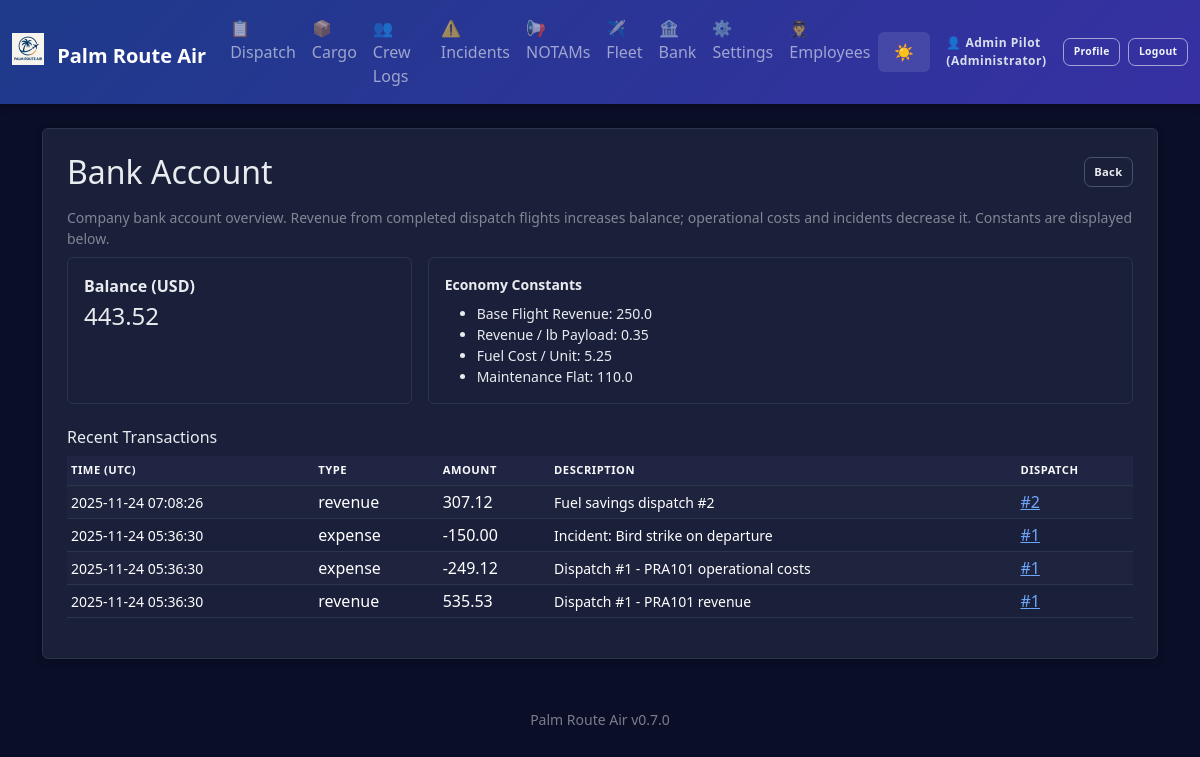
Screenshot of /economy (signed in) with the database file from the repository.
### app.py (models this page shows, shortened)
class AppSettings(db.Model):
    id = db.Column(db.Integer, primary_key=True)
    company_name = db.Column(db.String(100), default='Palm Route Air')
    logo_filename = db.Column(db.String(120))  # stored in static/logos/
    difficulty = db.Column(db.String(20), default='Normal')  # Easy, Normal, Hard, Realistic
    realism_fuel_variance = db.Column(db.Float, default=0.05)  # ±5% revenue jitter
    realism_destination_penalty = db.Column(db.Float, default=0.25)  # 25% penalty for missed destination
    currency_symbol = db.Column(db.String(5), default='$')
    distance_unit = db.Column(db.String(10), default='NM')  # NM or KM
    weight_unit = db.Column(db.String(10), default='lbs')  # lbs or kg
    show_workflow_help = db.Column(db.Integer, default=1)  # 1 = show, 0 = hide

class Employee(db.Model):
    id = db.Column(db.Integer, primary_key=True)
    name = db.Column(db.String(100), nullable=False)
    email = db.Column(db.String(120), unique=True)
    role = db.Column(db.String(50), default='Pilot')
    hire_date = db.Column(db.Date, default=datetime.date.today)
    active = db.Column(db.Integer, default=1)
    password_hash = db.Column(db.String(255))

class CompanyAccount(db.Model):
    id = db.Column(db.Integer, primary_key=True)
    balance = db.Column(db.Float, default=0.0)
    currency = db.Column(db.String(10), default='USD')

class Transaction(db.Model):
    id = db.Column(db.Integer, primary_key=True)
    timestamp = db.Column(db.DateTime, default=datetime.datetime.utcnow)
    type = db.Column(db.String(20))  # 'revenue' or 'expense'
    amount = db.Column(db.Float)
    description = db.Column(db.String(200))
    dispatch_release_id = db.Column(db.Integer, db.ForeignKey('dispatch_release.id'))
    cargo_manifest_id = db.Column(db.Integer, db.ForeignKey('cargo_manifest.id'))
    crew_log_id = db.Column(db.Integer, db.ForeignKey('crew_log.id'))

### app.py (the view)
@app.route('/economy')
@login_required
def economy_ledger():
    acct = CompanyAccount.query.first()
    txns = Transaction.query.order_by(Transaction.timestamp.desc()).limit(200).all()
    return render_template('economy_ledger.html', account=acct, transactions=txns, constants=ECONOMY_CONSTANTS)

### app.py (called while the page is built)
def login_required(f):
    @wraps(f)
    def wrapper(*args, **kwargs):
        if not session.get('employee_id'):
            flash('Login required.', 'error')
            return redirect(url_for('login'))
        return f(*args, **kwargs)
    return wrapper

@app.before_request
def enforce_login_globally():
    public_endpoints = {'login', 'logout', 'static'}
    if request.endpoint in public_endpoints or request.endpoint is None:
        return
    if not session.get('employee_id'):
        return redirect(url_for('login'))

@app.context_processor
def inject_settings():
    try:
        settings = AppSettings.query.first()
        if not settings:
            settings = AppSettings(company_name='Palm Route Air')
    except:
        settings = None
    current_employee = None
    if session.get('employee_id'):
        current_employee = Employee.query.get(session['employee_id'])
    return dict(app_settings=settings, app_version=APP_VERSION, current_employee=current_employee)

### templates/economy_ledger.html
{% extends 'base.html' %}
{% block content %}
<div class="p-4 bg-white rounded shadow-sm">
  <div class="d-flex justify-content-between align-items-center mb-3">
    <h2 class="mb-0">Bank Account</h2>
    <a href="{{ url_for('index') }}" class="btn btn-outline-secondary btn-sm">Back</a>
  </div>
  <p class="text-muted small mb-2">Company bank account overview. Revenue from completed dispatch flights increases balance; operational costs and incidents decrease it. Constants are displayed below.</p>
  <div class="row g-3 mb-3">
    <div class="col-md-4">
      <div class="border rounded p-3 h-100">
        <div class="fw-semibold">Balance ({{ account.currency }})</div>
        <div class="fs-4">{{ '%.2f'|format(account.balance) }}</div>
      </div>
    </div>
    <div class="col-md-8">
      <div class="border rounded p-3 h-100 small">
        <div class="fw-semibold mb-2">Economy Constants</div>
        <ul class="mb-0">
          <li>Base Flight Revenue: {{ constants.BASE_FLIGHT_REVENUE }}</li>
          <li>Revenue / lb Payload: {{ constants.REVENUE_PER_LB }}</li>
          <li>Fuel Cost / Unit: {{ constants.FUEL_COST_PER_UNIT }}</li>
          <li>Maintenance Flat: {{ constants.MAINTENANCE_FLAT }}</li>
        </ul>
      </div>
    </div>
  </div>
  <h3 class="h6 mt-4">Recent Transactions</h3>
  {% if transactions %}
  <div class="table-responsive">
    <table class="table table-sm table-striped align-middle">
      <thead class="pra-thead">
        <tr><th>Time (UTC)</th><th>Type</th><th>Amount</th><th>Description</th><th>Dispatch</th></tr>
      </thead>
      <tbody>
        {% for t in transactions %}
        <tr>
          <td class="small">{{ t.timestamp.strftime('%Y-%m-%d %H:%M:%S') }}</td>
          <td>{{ t.type }}</td>
          <td>{% if t.type == 'expense' %}-{% endif %}{{ '%.2f'|format(t.amount) }}</td>
          <td class="small">{{ t.description }}</td>
          <td>{% if t.dispatch_release_id %}<a href="{{ url_for('dispatch_detail', id=t.dispatch_release_id) }}">#{{ t.dispatch_release_id }}</a>{% else %}—{% endif %}</td>
        </tr>
        {% endfor %}
      </tbody>
    </table>
  </div>
  {% else %}
    <p class="text-muted small">No transactions yet.</p>
  {% endif %}
</div>
{% endblock %}

### templates/base.html (shortened to what this page needs)
<!doctype html>
<html lang="en" data-bs-theme="dark">
  <head>
    <link href="https://cdn.jsdelivr.net/npm/bootstrap@5.3.3/dist/css/bootstrap.min.css" rel="stylesheet">
  </head>
  <body>
    <nav class="navbar navbar-expand-lg navbar-dark mb-4">
      <div class="container-fluid">
        <a class="navbar-brand fw-bold" href="{{ url_for('index') }}">
          {% if app_settings and app_settings.logo_filename %}
            <img src="{{ url_for('static', filename='logos/' + app_settings.logo_filename) }}" height="32" class="me-2" style="vertical-align: -0.125em;" alt="Logo">
          {% endif %}
          {{ app_settings.company_name if app_settings else 'Palm Route Air' }}
        </a>
        <div class="collapse navbar-collapse" id="navbarNav">
          <ul class="navbar-nav me-auto">
            <li class="nav-item"><a class="nav-link" href="{{ url_for('dispatch_history') }}">📋 Dispatch</a></li>
            <li class="nav-item"><a class="nav-link" href="{{ url_for('cargo_history') }}">📦 Cargo</a></li>
            <li class="nav-item"><a class="nav-link" href="{{ url_for('crew_history') }}">👥 Crew Logs</a></li>
            <li class="nav-item"><a class="nav-link" href="{{ url_for('incident_history') }}">⚠️ Incidents</a></li>
            <li class="nav-item"><a class="nav-link" href="{{ url_for('notams_history') }}">📢 NOTAMs</a></li>
            <li class="nav-item"><a class="nav-link" href="{{ url_for('fleet_history') }}">✈️ Fleet</a></li>
            <li class="nav-item"><a class="nav-link" href="{{ url_for('economy_ledger') }}">🏦 Bank</a></li>
            <li class="nav-item"><a class="nav-link" href="{{ url_for('settings') }}">⚙️ Settings</a></li>
            {% if current_employee and current_employee.role in ['Manager','Administrator'] %}
            <li class="nav-item"><a class="nav-link" href="{{ url_for('employees') }}">🧑‍✈️ Employees</a></li>
            {% endif %}
          </ul>
          <button class="theme-toggle text-white" onclick="toggleTheme()" title="Toggle theme">
            <span id="theme-icon">🌙</span>
          </button>
          <div class="ms-3 d-flex align-items-center auth-actions">
            {% if current_employee %}
              <span class="auth-user-text me-2">👤 {{ current_employee.name }} ({{ current_employee.role }})</span>
              <a href="{{ url_for('profile') }}" class="btn btn-outline-light btn-sm me-2" title="View Profile">Profile</a>
              <a href="{{ url_for('logout') }}" class="btn btn-outline-light btn-sm" title="Logout">Logout</a>
            {% else %}
              <a href="{{ url_for('login') }}" class="btn btn-outline-light btn-sm" title="Employee Login">Login</a>
            {% endif %}
          </div>
        </div>
      </div>
    </nav>
    <main class="container mb-5">
      {% block content %}{% endblock %}
    </main>
    <footer class="container text-center pb-3">
      <small class="text-muted">{{ app_settings.company_name if app_settings else 'Palm Route Air' }} {{ app_version }}</small>
    </footer>
  </body>
</html>

### templates/base.html (style rules this page uses)
:root { --pra-primary: #0d6efd; --pra-secondary: #6c757d; --pra-success: #198754; --pra-danger: #dc3545; --pra-warning: #ffc107; --pra-info: #0dcaf0; --pra-thead-bg-light: #e9ecef; --pra-thead-color-light: #212529; --pra-thead-bg-dark: #1f2542; --pra-thead-color-dark: #f8f9fa; }
[data-bs-theme="dark"] { --bs-body-bg: #0a0e27; --bs-body-color: #e9ecef; --bs-card-bg: #1a1f3a; --bs-border-color: #2d3548; --bs-emphasis-color: #ffffff; }
body { background: var(--bs-body-bg); color: var(--bs-body-color); transition: background-color 0.3s ease, color 0.3s ease; }
.bg-white, .bg-light { background-color: var(--bs-card-bg) !important; border-color: var(--bs-border-color); }
.navbar { background: linear-gradient(135deg, #1e3a8a 0%, #3730a3 100%) !important; box-shadow: 0 2px 8px rgba(0,0,0,0.3); }
[data-bs-theme="dark"] .navbar .btn-outline-light { color: #f8f9fa !important; border-color: rgba(255,255,255,0.5) !important; background-color: transparent !important; }
.auth-actions .btn { transition: background-color .15s, color .15s, border-color .15s; }
.auth-user-text { font-size: .75rem; font-weight: 600; letter-spacing: .5px; opacity: 0.95; }
[data-bs-theme="dark"] .auth-user-text { color: #e2e8f0; }
.card, .shadow-sm, .rounded.shadow-sm { background-color: var(--bs-card-bg); border: 1px solid var(--bs-border-color); box-shadow: 0 2px 8px rgba(0,0,0,0.2) !important; }
.table { --bs-table-bg: transparent; --bs-table-striped-bg: rgba(255,255,255,0.02); --bs-table-hover-bg: rgba(255,255,255,0.04); }
.pra-thead th { font-size: .70rem; text-transform: uppercase; letter-spacing: .5px; font-weight: 600; padding-top: .4rem; padding-bottom: .4rem; border-bottom: 1px solid var(--bs-border-color) !important; }
[data-bs-theme="dark"] .pra-thead th { background-color: var(--pra-thead-bg-dark); color: var(--pra-thead-color-dark); }
.btn-outline-secondary, .btn-outline-primary, .btn-outline-warning, .btn-outline-info, .btn-outline-danger { border-width: 1.5px; }
.theme-toggle { cursor: pointer; padding: 0.5rem 1rem; border: none; background: rgba(255,255,255,0.1); border-radius: 0.375rem; transition: background 0.2s; }
.text-muted { opacity: 0.7; }
.btn { font-weight: 600; font-size: .75rem; letter-spacing: .3px; border-radius: .45rem; border-width: 1.5px; padding: .50rem .85rem; transition: background-color .15s, color .15s, border-color .15s, box-shadow .15s; }
.btn-sm { padding: .35rem .6rem; font-size: .70rem; }
.btn-outline-secondary { color: var(--bs-body-color); }
[data-bs-theme="dark"] .btn-outline-secondary { border-color: #475569; }
.navbar .btn { font-size: .65rem; padding: .35rem .6rem; }
.navbar .btn-outline-light { font-weight:600; }
[data-bs-theme="dark"] .navbar .btn-outline-light { color:#f1f5f9 !important; border-color: rgba(255,255,255,0.55) !important; }

### rows the page displays
AppSettings: logo_filename (picture), company_name "Palm Route Air"
Employee: name "Admin Pilot", role "Administrator"
CompanyAccount: currency "USD", balance "443.52"
Transaction: timestamp "2025-11-24 07:08:26", type "revenue", amount "307.12", description "Fuel savings dispatch #2", dispatch_release_id "2"
Transaction: timestamp "2025-11-24 05:36:30", type "expense", amount "150.00", description "Incident: Bird strike on departure", dispatch_release_id "1"
Transaction: timestamp "2025-11-24 05:36:30", type "expense", amount "249.12", description "Dispatch #1 - PRA101 operational costs", dispatch_release_id "1"
Transaction: timestamp "2025-11-24 05:36:30", type "revenue", amount "535.53", description "Dispatch #1 - PRA101 revenue", dispatch_release_id "1"

### other values shown
{{ constants.BASE_FLIGHT_REVENUE }} "250.0"
{{ constants.REVENUE_PER_LB }} "0.35"
{{ constants.FUEL_COST_PER_UNIT }} "5.25"
{{ constants.MAINTENANCE_FLAT }} "110.0"
{{ app_version }} "v0.7.0"
